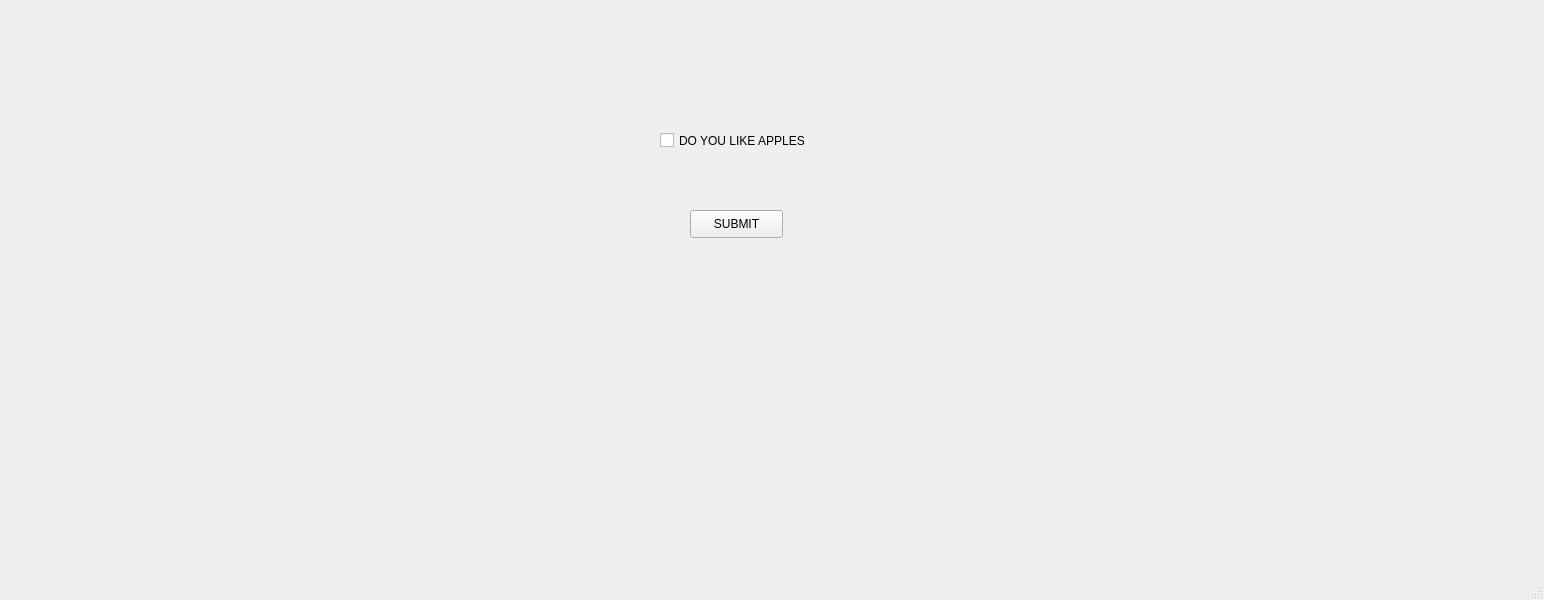
<?xml version="1.0" encoding="UTF-8"?>
<ui version="4.0">
 <class>MainWindow</class>
 <widget class="QMainWindow" name="MainWindow">
  <property name="geometry">
   <rect>
    <x>0</x>
    <y>0</y>
    <width>1544</width>
    <height>600</height>
   </rect>
  </property>
  <property name="windowTitle">
   <string>MainWindow</string>
  </property>
  <widget class="QWidget" name="centralwidget">
   <widget class="QCheckBox" name="checkBox">
    <property name="geometry">
     <rect>
      <x>660</x>
      <y>80</y>
      <width>211</width>
      <height>121</height>
     </rect>
    </property>
    <property name="text">
     <string>DO YOU LIKE APPLES</string>
    </property>
   </widget>
   <widget class="QPushButton" name="pushButton">
    <property name="geometry">
     <rect>
      <x>690</x>
      <y>210</y>
      <width>93</width>
      <height>28</height>
     </rect>
    </property>
    <property name="text">
     <string>SUBMIT</string>
    </property>
   </widget>
  </widget>
  <widget class="QMenuBar" name="menubar">
   <property name="geometry">
    <rect>
     <x>0</x>
     <y>0</y>
     <width>1544</width>
     <height>26</height>
    </rect>
   </property>
  </widget>
  <widget class="QStatusBar" name="statusbar"/>
 </widget>
 <resources/>
 <connections/>
</ui>
